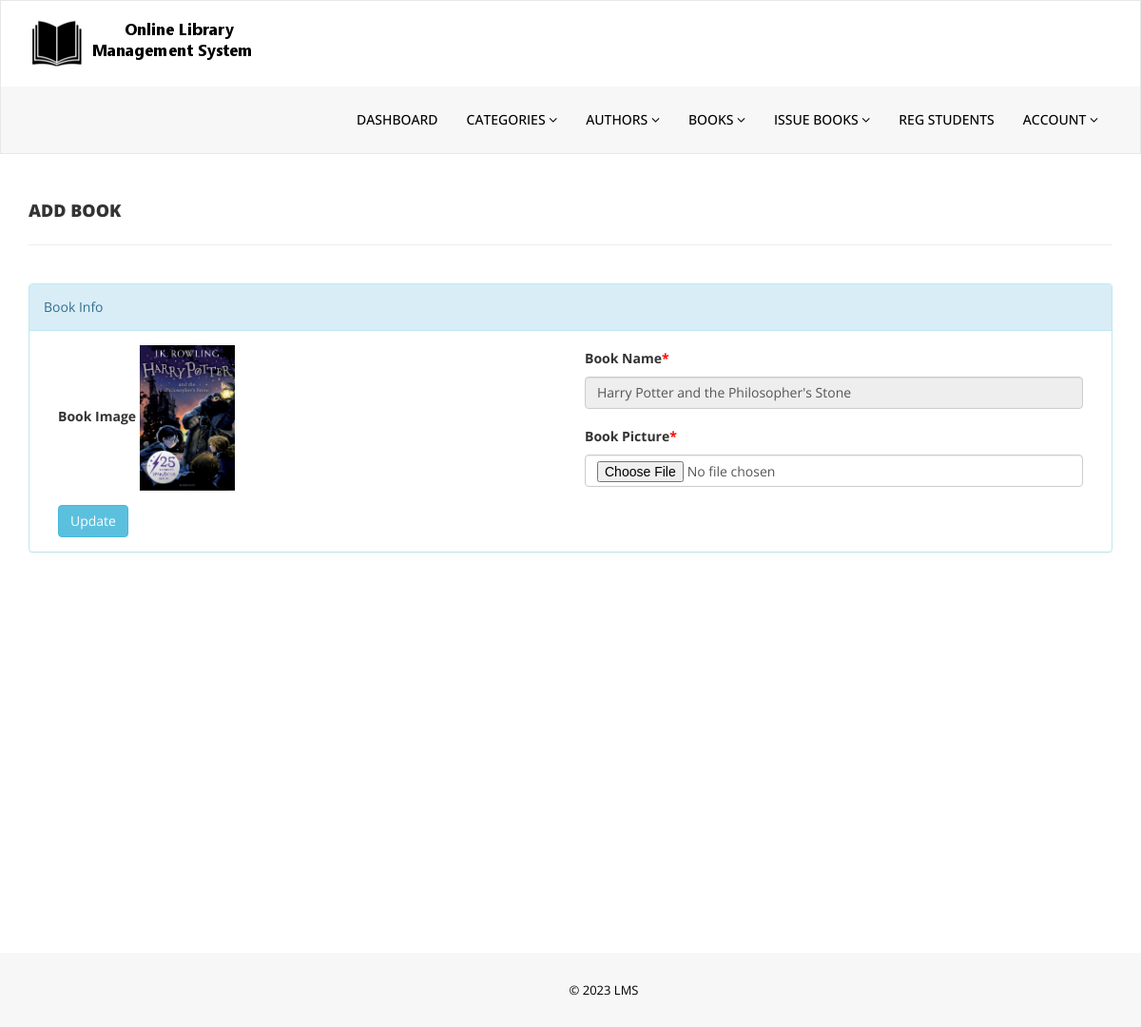
/admin/change-bookimg.php?bookid=28 (signed in), run on the app's committed database.
### tables this page shows
CREATE TABLE `tblbooks` (
  `id` int(11) NOT NULL,
  `BookName` varchar(255) DEFAULT NULL,
  `CatId` int(11) DEFAULT NULL,
  `AuthorId` int(11) DEFAULT NULL,
  `ISBNNumber` varchar(25) DEFAULT NULL,
  `BookPrice` decimal(10,2) DEFAULT NULL,
  `bookImage` varchar(250) NOT NULL,
  `isIssued` int(1) DEFAULT 0,
  `RegDate` timestamp NULL DEFAULT current_timestamp(),
  `UpdationDate` timestamp NULL DEFAULT NULL ON UPDATE current_timestamp()
);

### admin/change-bookimg.php (the view, shortened to what this page needs)
<?php
if(strlen($_SESSION['alogin'])==0)
    {
header('location:index.php');
}
else{
?>
<!DOCTYPE html>
<html xmlns="http://www.w3.org/1999/xhtml">
<head>
    <link href="assets/css/bootstrap.css" rel="stylesheet" />
    <link href="assets/css/font-awesome.css" rel="stylesheet" />
    <link href="assets/css/style.css" rel="stylesheet" />
</head>
<body>
<?php include('includes/header.php');?>
    <div class="content-wrapper">
         <div class="container">
        <div class="row pad-botm">
            <div class="col-md-12">
                <h4 class="header-line">Add Book</h4>
                            </div>
</div>
<div class="row">
<div class="col-md12 col-sm-12 col-xs-12">
<div class="panel panel-info">
<div class="panel-heading">
Book Info
</div>
<div class="panel-body">
<form role="form" method="post" enctype="multipart/form-data">
<?php
$bookid=intval($_GET['bookid']);
$sql = "SELECT tblbooks.BookName,tblbooks.id as bookid,tblbooks.bookImage from  tblbooks  where tblbooks.id=:bookid";
$query = $dbh -> prepare($sql);
$query->bindParam(':bookid',$bookid,PDO::PARAM_STR);
$query->execute();
$results=$query->fetchAll(PDO::FETCH_OBJ);
if($query->rowCount() > 0)
{
foreach($results as $result)
{               ?>
<div class="col-md-6">
<div class="form-group">
<label>Book Image</label>
<img src="bookimg/<?php echo htmlentities($result->bookImage);?>" width="100">
</div></div>
<div class="col-md-6">
<div class="form-group">
<label>Book Name<span style="color:red;">*</span></label>
<input class="form-control" type="text" name="bookname" value="<?php echo htmlentities($result->BookName);?>" readonly />
</div></div>
<div class="col-md-6">
 <div class="form-group">
 <label>Book Picture<span style="color:red;">*</span></label>
 <input class="form-control" type="file" name="bookpic" autocomplete="off"   required="required" />
 </div>
    </div>
 <?php }} ?><div class="col-md-12">
<button type="submit" name="update" class="btn btn-info">Update </button></div>
                                    </form>
                            </div>
                        </div>
                            </div>
        </div>
    </div>
    </div>
  <?php include('includes/footer.php');?>
</body>
</html>
<?php } ?>

### admin/assets/css/style.css (style rules this page uses)
.content-wrapper { margin-top: 40px; min-height:800px; padding-bottom:90px; }
.header-line { font-weight:900; padding-bottom:25px; border-bottom:1px solid #eeeeee; text-transform:uppercase; }
.pad-botm { padding-bottom:30px; }

### data on the page
tblbooks: bookImage (picture), bookname "Harry Potter and the Philosopher's Stone"
